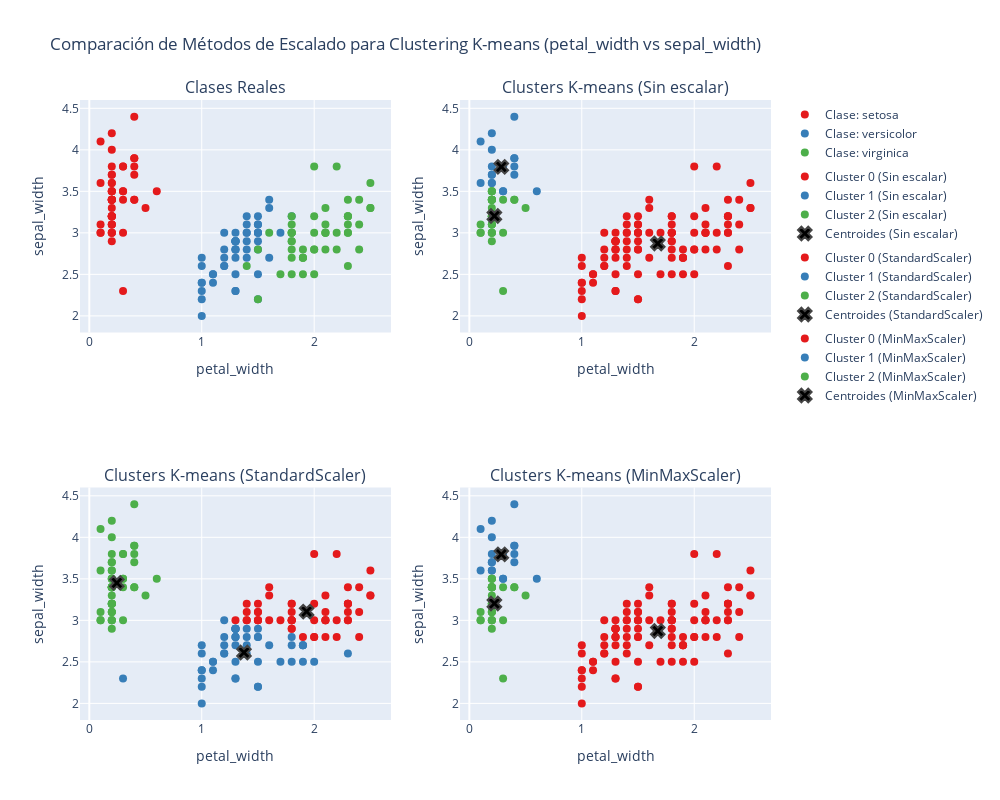

Here is the notebook cell this chart was saved with:
### Markdown cell above
### Importancia del escalado o normalizar los datos

El escalado de datos es crucial en clustering por estos motivos:
+ **Evita el sesgo por magnitudes**: Algoritmos como K-means son sensibles a variables con diferentes escalas, dando más peso a las que tienen valores más grandes
+ **Mejora cálculos de distancia**: Las métricas de distancia funcionan correctamente cuando todas las variables tienen escalas comparables
+ **Acelera la convergencia**: Los algoritmos convergen más rápido y de forma más estable con datos escalados

Principales técnicas:
+ `StandardScaler` (escalado):
  + Transforma variables para tener media 0 y desviación estándar 1
  + Ideal para: Distribuciones aproximadamente normales o datos con outliers
  + Fórmula: `z = (x - μ)/σ`
$$z = \frac{x - \mu}{\sigma}$$

+ `MinMaxScaler` (normalizar):
  + Escala datos al rango [0,1]
  + Ideal para: Preservar relaciones exactas entre valores o distribuciones no gaussianas
  + Fórmula: `x_scaled = (x - x_min)/(x_max - x_min)`

$$x_{scaled} = \frac{x - x_{min}}{x_{max} - x_{min}}$$

### Code cell
# Ejemplo usando el dataset Iris
fig = comparar_clustering_escalado(
    df=df_iris_preprocessed,
    columna_x='petal_width',
    columna_y='sepal_width',
    columna_clase='clase',
    n_clusters=3,
    random_state=42
)
fig.show(render='iframe')

### Figure 1 — Plotly figure (JSON) as saved in the notebook; plotly's stock layout.template omitted (floating-point values rounded to 4 significant figures)
{"data": [{"legendgroup": "clases", "marker": {"color": "#e41a1c", "size": 8}, "mode": "markers", "name": "Clase: setosa", "showlegend": true, "type": "scatter", "x": [0.2, 0.2, 0.2, 0.2, 0.2, 0.4, 0.3, 0.2, 0.2, 0.1, 0.2, 0.2, 0.1, 0.1, 0.2, 0.4, 0.4, 0.3, 0.3, 0.3, 0.2, 0.4, 0.2, 0.5, 0.2, 0.2, 0.4, 0.2, 0.2, 0.2, 0.2, 0.4, 0.1, 0.2, 0.2, 0.2, 0.2, 0.1, 0.2, 0.2, 0.3, 0.3, 0.2, 0.6, 0.4, 0.3, 0.2, 0.2, 0.2, 0.2], "xaxis": "x", "y": [3.5, 3.0, 3.2, 3.1, 3.6, 3.9, 3.4, 3.4, 2.9, 3.1, 3.7, 3.4, 3.0, 3.0, 4.0, 4.4, 3.9, 3.5, 3.8, 3.8, 3.4, 3.7, 3.6, 3.3, 3.4, 3.0, 3.4, 3.5, 3.4, 3.2, 3.1, 3.4, 4.1, 4.2, 3.1, 3.2, 3.5, 3.6, 3.0, 3.4, 3.5, 2.3, 3.2, 3.5, 3.8, 3.0, 3.8, 3.2, 3.7, 3.3], "yaxis": "y"}, {"legendgroup": "clases", "marker": {"color": "#377eb8", "size": 8}, "mode": "markers", "name": "Clase: versicolor", "showlegend": true, "type": "scatter", "x": [1.4, 1.5, 1.5, 1.3, 1.5, 1.3, 1.6, 1.0, 1.3, 1.4, 1.0, 1.5, 1.0, 1.4, 1.3, 1.4, 1.5, 1.0, 1.5, 1.1, 1.8, 1.3, 1.5, 1.2, 1.3, 1.4, 1.4, 1.7, 1.5, 1.0, 1.1, 1.0, 1.2, 1.6, 1.5, 1.6, 1.5, 1.3, 1.3, 1.3, 1.2, 1.4, 1.2, 1.0, 1.3, 1.2, 1.3, 1.3, 1.1, 1.3], "xaxis": "x", "y": [3.2, 3.2, 3.1, 2.3, 2.8, 2.8, 3.3, 2.4, 2.9, 2.7, 2.0, 3.0, 2.2, 2.9, 2.9, 3.1, 3.0, 2.7, 2.2, 2.5, 3.2, 2.8, 2.5, 2.8, 2.9, 3.0, 2.8, 3.0, 2.9, 2.6, 2.4, 2.4, 2.7, 2.7, 3.0, 3.4, 3.1, 2.3, 3.0, 2.5, 2.6, 3.0, 2.6, 2.3, 2.7, 3.0, 2.9, 2.9, 2.5, 2.8], "yaxis": "y"}, {"legendgroup": "clases", "marker": {"color": "#4daf4a", "size": 8}, "mode": "markers", "name": "Clase: virginica", "showlegend": true, "type": "scatter", "x": [2.5, 1.9, 2.1, 1.8, 2.2, 2.1, 1.7, 1.8, 1.8, 2.5, 2.0, 1.9, 2.1, 2.0, 2.4, 2.3, 1.8, 2.2, 2.3, 1.5, 2.3, 2.0, 2.0, 1.8, 2.1, 1.8, 1.8, 1.8, 2.1, 1.6, 1.9, 2.0, 2.2, 1.5, 1.4, 2.3, 2.4, 1.8, 1.8, 2.1, 2.4, 2.3, 1.9, 2.3, 2.5, 2.3, 1.9, 2.0, 2.3, 1.8], "xaxis": "x", "y": [3.3, 2.7, 3.0, 2.9, 3.0, 3.0, 2.5, 2.9, 2.5, 3.6, 3.2, 2.7, 3.0, 2.5, 2.8, 3.2, 3.0, 3.8, 2.6, 2.2, 3.2, 2.8, 2.8, 2.7, 3.3, 3.2, 2.8, 3.0, 2.8, 3.0, 2.8, 3.8, 2.8, 2.8, 2.6, 3.0, 3.4, 3.1, 3.0, 3.1, 3.1, 3.1, 2.7, 3.2, 3.3, 3.0, 2.5, 3.0, 3.4, 3.0], "yaxis": "y"}, {"legendgroup": "no_scaling", "marker": {"color": "#e41a1c", "size": 8}, "mode": "markers", "name": "Cluster 0 (Sin escalar)", "showlegend": true, "type": "scatter", "x": [1.4, 1.5, 1.5, 1.3, 1.5, 1.3, 1.6, 1.0, 1.3, 1.4, 1.0, 1.5, 1.0, 1.4, 1.3, 1.4, 1.5, 1.0, 1.5, 1.1, 1.8, 1.3, 1.5, 1.2, 1.3, 1.4, 1.4, 1.7, 1.5, 1.0, 1.1, 1.0, 1.2, 1.6, 1.5, 1.6, 1.5, 1.3, 1.3, 1.3, 1.2, 1.4, 1.2, 1.0, 1.3, 1.2, 1.3, 1.3, 1.1, 1.3, 2.5, 1.9, 2.1, 1.8, 2.2, 2.1, 1.7, 1.8, 1.8, 2.5, 2.0, 1.9, 2.1, 2.0, 2.4, 2.3, 1.8, 2.2, 2.3, 1.5, 2.3, 2.0, 2.0, 1.8, 2.1, 1.8, 1.8, 1.8, 2.1, 1.6, 1.9, 2.0, 2.2, 1.5, 1.4, 2.3, 2.4, 1.8, 1.8, 2.1, 2.4, 2.3, 1.9, 2.3, 2.5, 2.3, 1.9, 2.0, 2.3, 1.8], "xaxis": "x2", "y": [3.2, 3.2, 3.1, 2.3, 2.8, 2.8, 3.3, 2.4, 2.9, 2.7, 2.0, 3.0, 2.2, 2.9, 2.9, 3.1, 3.0, 2.7, 2.2, 2.5, 3.2, 2.8, 2.5, 2.8, 2.9, 3.0, 2.8, 3.0, 2.9, 2.6, 2.4, 2.4, 2.7, 2.7, 3.0, 3.4, 3.1, 2.3, 3.0, 2.5, 2.6, 3.0, 2.6, 2.3, 2.7, 3.0, 2.9, 2.9, 2.5, 2.8, 3.3, 2.7, 3.0, 2.9, 3.0, 3.0, 2.5, 2.9, 2.5, 3.6, 3.2, 2.7, 3.0, 2.5, 2.8, 3.2, 3.0, 3.8, 2.6, 2.2, 3.2, 2.8, 2.8, 2.7, 3.3, 3.2, 2.8, 3.0, 2.8, 3.0, 2.8, 3.8, 2.8, 2.8, 2.6, 3.0, 3.4, 3.1, 3.0, 3.1, 3.1, 3.1, 2.7, 3.2, 3.3, 3.0, 2.5, 3.0, 3.4, 3.0], "yaxis": "y2"}, {"legendgroup": "no_scaling", "marker": {"color": "#377eb8", "size": 8}, "mode": "markers", "name": "Cluster 1 (Sin escalar)", "showlegend": true, "type": "scatter", "x": [0.2, 0.4, 0.2, 0.2, 0.4, 0.4, 0.3, 0.3, 0.3, 0.4, 0.2, 0.1, 0.2, 0.1, 0.3, 0.6, 0.4, 0.2, 0.2], "xaxis": "x2", "y": [3.6, 3.9, 3.7, 4.0, 4.4, 3.9, 3.5, 3.8, 3.8, 3.7, 3.6, 4.1, 4.2, 3.6, 3.5, 3.5, 3.8, 3.8, 3.7], "yaxis": "y2"}, {"legendgroup": "no_scaling", "marker": {"color": "#4daf4a", "size": 8}, "mode": "markers", "name": "Cluster 2 (Sin escalar)", "showlegend": true, "type": "scatter", "x": [0.2, 0.2, 0.2, 0.2, 0.3, 0.2, 0.2, 0.1, 0.2, 0.1, 0.1, 0.2, 0.5, 0.2, 0.2, 0.4, 0.2, 0.2, 0.2, 0.2, 0.4, 0.2, 0.2, 0.2, 0.2, 0.2, 0.3, 0.2, 0.3, 0.2, 0.2], "xaxis": "x2", "y": [3.5, 3.0, 3.2, 3.1, 3.4, 3.4, 2.9, 3.1, 3.4, 3.0, 3.0, 3.4, 3.3, 3.4, 3.0, 3.4, 3.5, 3.4, 3.2, 3.1, 3.4, 3.1, 3.2, 3.5, 3.0, 3.4, 2.3, 3.2, 3.0, 3.2, 3.3], "yaxis": "y2"}, {"legendgroup": "no_scaling", "marker": {"color": "black", "line": {"width": 2}, "size": 12, "symbol": "x"}, "mode": "markers", "name": "Centroides (Sin escalar)", "showlegend": true, "type": "scatter", "x": [1.676, 0.2842, 0.2226], "xaxis": "x2", "y": [2.872, 3.795, 3.203], "yaxis": "y2"}, {"legendgroup": "std_scaling", "marker": {"color": "#e41a1c", "size": 8}, "mode": "markers", "name": "Cluster 0 (StandardScaler)", "showlegend": true, "type": "scatter", "x": [1.4, 1.5, 1.5, 1.6, 1.5, 1.4, 1.5, 1.8, 1.4, 1.7, 1.5, 1.6, 1.5, 1.3, 1.4, 2.5, 2.1, 1.8, 2.2, 2.1, 1.8, 2.5, 2.0, 2.1, 2.4, 2.3, 1.8, 2.2, 2.3, 2.0, 2.0, 2.1, 1.8, 1.8, 2.1, 1.6, 1.9, 2.0, 2.2, 2.3, 2.4, 1.8, 1.8, 2.1, 2.4, 2.3, 2.3, 2.5, 2.3, 2.0, 2.3, 1.8], "xaxis": "x3", "y": [3.2, 3.2, 3.1, 3.3, 3.0, 3.1, 3.0, 3.2, 3.0, 3.0, 3.0, 3.4, 3.1, 3.0, 3.0, 3.3, 3.0, 2.9, 3.0, 3.0, 2.9, 3.6, 3.2, 3.0, 2.8, 3.2, 3.0, 3.8, 3.2, 2.8, 2.8, 3.3, 3.2, 3.0, 2.8, 3.0, 2.8, 3.8, 2.8, 3.0, 3.4, 3.1, 3.0, 3.1, 3.1, 3.1, 3.2, 3.3, 3.0, 3.0, 3.4, 3.0], "yaxis": "y3"}, {"legendgroup": "std_scaling", "marker": {"color": "#377eb8", "size": 8}, "mode": "markers", "name": "Cluster 1 (StandardScaler)", "showlegend": true, "type": "scatter", "x": [0.3, 1.3, 1.5, 1.3, 1.0, 1.3, 1.4, 1.0, 1.0, 1.4, 1.3, 1.0, 1.5, 1.1, 1.3, 1.5, 1.2, 1.3, 1.4, 1.5, 1.0, 1.1, 1.0, 1.2, 1.6, 1.3, 1.3, 1.2, 1.2, 1.0, 1.3, 1.2, 1.3, 1.3, 1.1, 1.3, 1.9, 1.7, 1.8, 1.9, 2.0, 2.3, 1.5, 1.8, 1.8, 1.5, 1.4, 1.9, 1.9], "xaxis": "x3", "y": [2.3, 2.3, 2.8, 2.8, 2.4, 2.9, 2.7, 2.0, 2.2, 2.9, 2.9, 2.7, 2.2, 2.5, 2.8, 2.5, 2.8, 2.9, 2.8, 2.9, 2.6, 2.4, 2.4, 2.7, 2.7, 2.3, 2.5, 2.6, 2.6, 2.3, 2.7, 3.0, 2.9, 2.9, 2.5, 2.8, 2.7, 2.5, 2.5, 2.7, 2.5, 2.6, 2.2, 2.7, 2.8, 2.8, 2.6, 2.7, 2.5], "yaxis": "y3"}, {"legendgroup": "std_scaling", "marker": {"color": "#4daf4a", "size": 8}, "mode": "markers", "name": "Cluster 2 (StandardScaler)", "showlegend": true, "type": "scatter", "x": [0.2, 0.2, 0.2, 0.2, 0.2, 0.4, 0.3, 0.2, 0.2, 0.1, 0.2, 0.2, 0.1, 0.1, 0.2, 0.4, 0.4, 0.3, 0.3, 0.3, 0.2, 0.4, 0.2, 0.5, 0.2, 0.2, 0.4, 0.2, 0.2, 0.2, 0.2, 0.4, 0.1, 0.2, 0.2, 0.2, 0.2, 0.1, 0.2, 0.2, 0.3, 0.2, 0.6, 0.4, 0.3, 0.2, 0.2, 0.2, 0.2], "xaxis": "x3", "y": [3.5, 3.0, 3.2, 3.1, 3.6, 3.9, 3.4, 3.4, 2.9, 3.1, 3.7, 3.4, 3.0, 3.0, 4.0, 4.4, 3.9, 3.5, 3.8, 3.8, 3.4, 3.7, 3.6, 3.3, 3.4, 3.0, 3.4, 3.5, 3.4, 3.2, 3.1, 3.4, 4.1, 4.2, 3.1, 3.2, 3.5, 3.6, 3.0, 3.4, 3.5, 3.2, 3.5, 3.8, 3.0, 3.8, 3.2, 3.7, 3.3], "yaxis": "y3"}, {"legendgroup": "std_scaling", "marker": {"color": "black", "line": {"width": 2}, "size": 12, "symbol": "x"}, "mode": "markers", "name": "Centroides (StandardScaler)", "showlegend": true, "type": "scatter", "x": [1.933, 1.376, 0.2449], "xaxis": "x3", "y": [3.106, 2.612, 3.451], "yaxis": "y3"}, {"legendgroup": "minmax_scaling", "marker": {"color": "#e41a1c", "size": 8}, "mode": "markers", "name": "Cluster 0 (MinMaxScaler)", "showlegend": true, "type": "scatter", "x": [1.4, 1.5, 1.5, 1.3, 1.5, 1.3, 1.6, 1.0, 1.3, 1.4, 1.0, 1.5, 1.0, 1.4, 1.3, 1.4, 1.5, 1.0, 1.5, 1.1, 1.8, 1.3, 1.5, 1.2, 1.3, 1.4, 1.4, 1.7, 1.5, 1.0, 1.1, 1.0, 1.2, 1.6, 1.5, 1.6, 1.5, 1.3, 1.3, 1.3, 1.2, 1.4, 1.2, 1.0, 1.3, 1.2, 1.3, 1.3, 1.1, 1.3, 2.5, 1.9, 2.1, 1.8, 2.2, 2.1, 1.7, 1.8, 1.8, 2.5, 2.0, 1.9, 2.1, 2.0, 2.4, 2.3, 1.8, 2.2, 2.3, 1.5, 2.3, 2.0, 2.0, 1.8, 2.1, 1.8, 1.8, 1.8, 2.1, 1.6, 1.9, 2.0, 2.2, 1.5, 1.4, 2.3, 2.4, 1.8, 1.8, 2.1, 2.4, 2.3, 1.9, 2.3, 2.5, 2.3, 1.9, 2.0, 2.3, 1.8], "xaxis": "x4", "y": [3.2, 3.2, 3.1, 2.3, 2.8, 2.8, 3.3, 2.4, 2.9, 2.7, 2.0, 3.0, 2.2, 2.9, 2.9, 3.1, 3.0, 2.7, 2.2, 2.5, 3.2, 2.8, 2.5, 2.8, 2.9, 3.0, 2.8, 3.0, 2.9, 2.6, 2.4, 2.4, 2.7, 2.7, 3.0, 3.4, 3.1, 2.3, 3.0, 2.5, 2.6, 3.0, 2.6, 2.3, 2.7, 3.0, 2.9, 2.9, 2.5, 2.8, 3.3, 2.7, 3.0, 2.9, 3.0, 3.0, 2.5, 2.9, 2.5, 3.6, 3.2, 2.7, 3.0, 2.5, 2.8, 3.2, 3.0, 3.8, 2.6, 2.2, 3.2, 2.8, 2.8, 2.7, 3.3, 3.2, 2.8, 3.0, 2.8, 3.0, 2.8, 3.8, 2.8, 2.8, 2.6, 3.0, 3.4, 3.1, 3.0, 3.1, 3.1, 3.1, 2.7, 3.2, 3.3, 3.0, 2.5, 3.0, 3.4, 3.0], "yaxis": "y4"}, {"legendgroup": "minmax_scaling", "marker": {"color": "#377eb8", "size": 8}, "mode": "markers", "name": "Cluster 1 (MinMaxScaler)", "showlegend": true, "type": "scatter", "x": [0.2, 0.4, 0.2, 0.2, 0.4, 0.4, 0.3, 0.3, 0.3, 0.4, 0.2, 0.1, 0.2, 0.1, 0.3, 0.6, 0.4, 0.2, 0.2], "xaxis": "x4", "y": [3.6, 3.9, 3.7, 4.0, 4.4, 3.9, 3.5, 3.8, 3.8, 3.7, 3.6, 4.1, 4.2, 3.6, 3.5, 3.5, 3.8, 3.8, 3.7], "yaxis": "y4"}, {"legendgroup": "minmax_scaling", "marker": {"color": "#4daf4a", "size": 8}, "mode": "markers", "name": "Cluster 2 (MinMaxScaler)", "showlegend": true, "type": "scatter", "x": [0.2, 0.2, 0.2, 0.2, 0.3, 0.2, 0.2, 0.1, 0.2, 0.1, 0.1, 0.2, 0.5, 0.2, 0.2, 0.4, 0.2, 0.2, 0.2, 0.2, 0.4, 0.2, 0.2, 0.2, 0.2, 0.2, 0.3, 0.2, 0.3, 0.2, 0.2], "xaxis": "x4", "y": [3.5, 3.0, 3.2, 3.1, 3.4, 3.4, 2.9, 3.1, 3.4, 3.0, 3.0, 3.4, 3.3, 3.4, 3.0, 3.4, 3.5, 3.4, 3.2, 3.1, 3.4, 3.1, 3.2, 3.5, 3.0, 3.4, 2.3, 3.2, 3.0, 3.2, 3.3], "yaxis": "y4"}, {"legendgroup": "minmax_scaling", "marker": {"color": "black", "line": {"width": 2}, "size": 12, "symbol": "x"}, "mode": "markers", "name": "Centroides (MinMaxScaler)", "showlegend": true, "type": "scatter", "x": [1.676, 0.2842, 0.2226], "xaxis": "x4", "y": [2.872, 3.795, 3.203], "yaxis": "y4"}], "layout": {"annotations": [{"font": {"size": 16}, "showarrow": false, "text": "Clases Reales", "x": 0.225, "xanchor": "center", "xref": "paper", "y": 1, "yanchor": "bottom", "yref": "paper"}, {"font": {"size": 16}, "showarrow": false, "text": "Clusters K-means (Sin escalar)", "x": 0.775, "xanchor": "center", "xref": "paper", "y": 1, "yanchor": "bottom", "yref": "paper"}, {"font": {"size": 16}, "showarrow": false, "text": "Clusters K-means (StandardScaler)", "x": 0.225, "xanchor": "center", "xref": "paper", "y": 0.375, "yanchor": "bottom", "yref": "paper"}, {"font": {"size": 16}, "showarrow": false, "text": "Clusters K-means (MinMaxScaler)", "x": 0.775, "xanchor": "center", "xref": "paper", "y": 0.375, "yanchor": "bottom", "yref": "paper"}], "height": 800, "legend": {"groupclick": "toggleitem", "tracegroupgap": 5}, "title": {"text": "Comparación de Métodos de Escalado para Clustering K-means (petal_width vs sepal_width)"}, "width": 1000, "xaxis": {"anchor": "y", "domain": [0, 0.45], "title": {"text": "petal_width"}}, "xaxis2": {"anchor": "y2", "domain": [0.55, 1], "title": {"text": "petal_width"}}, "xaxis3": {"anchor": "y3", "domain": [0, 0.45], "title": {"text": "petal_width"}}, "xaxis4": {"anchor": "y4", "domain": [0.55, 1], "title": {"text": "petal_width"}}, "yaxis": {"anchor": "x", "domain": [0.625, 1], "title": {"text": "sepal_width"}}, "yaxis2": {"anchor": "x2", "domain": [0.625, 1], "title": {"text": "sepal_width"}}, "yaxis3": {"anchor": "x3", "domain": [0, 0.375], "title": {"text": "sepal_width"}}, "yaxis4": {"anchor": "x4", "domain": [0, 0.375], "title": {"text": "sepal_width"}}}}
